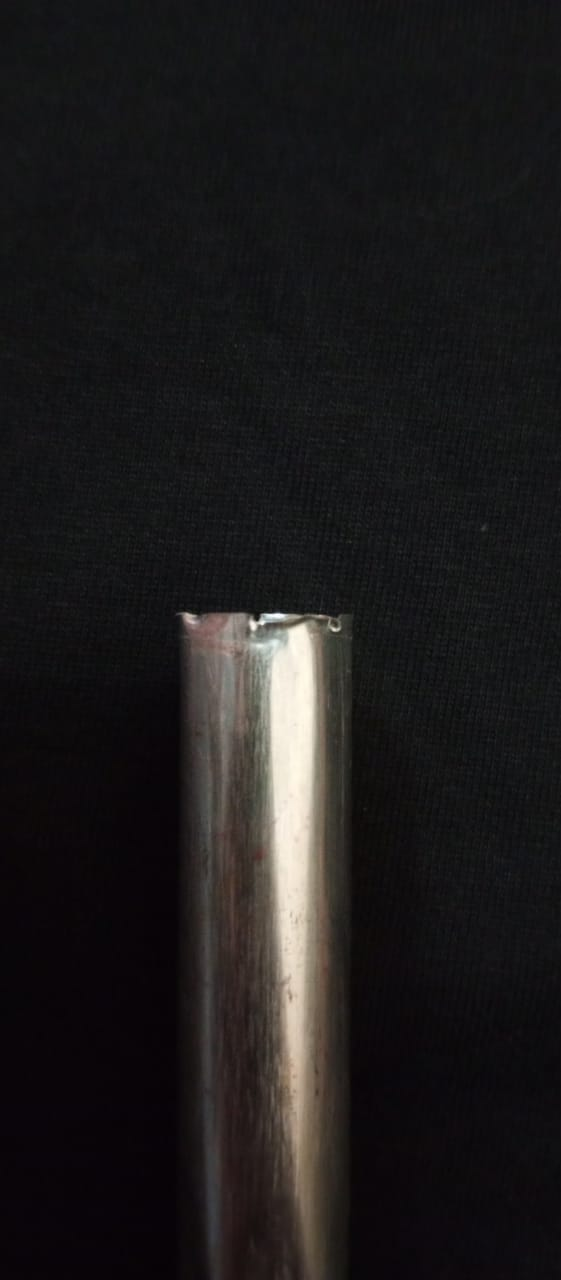
#> input picture image/WhatsApp Image 2023-01-22 at 20.29.41.jpeg, 561 x 1280 px, found by its file name
$ python shi.py
#> lines starting #> are read from the running program, lines starting #| are printed output that depends on the picture; after the words box and inside, x2 and y2 are one past the last pixel; in counts of white or black regions, pixels touching at a corner belong together
import numpy as np
import cv2

image = cv2.imread('WhatsApp Image 2023-01-22 at 20.29.41.jpeg')
#> image is the input picture: shape (1280, 561, 3); mean B, G, R 27.8, 27.4, 29.3

image = cv2.resize(image, None, fx=0.6,fy=0.5)
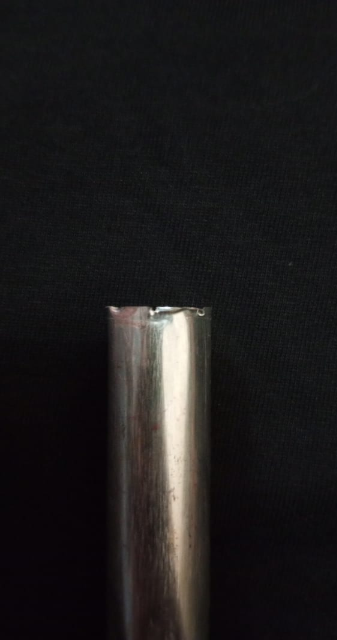
#> image: shape (640, 337, 3); mean B, G, R 27.9, 27.4, 29.3
#image = image[0:500, 100:250]
#cv2.imshow('img', image)
#Converting to grayscale
gray_img = cv2.cvtColor(image,cv2.COLOR_BGR2GRAY)

#Specifying maximum number of corners as 1000
# 0.01 is the minimum quality level below which the corners are rejected
# 10 is the minimum euclidean distance between two corners
corners_img = cv2.goodFeaturesToTrack(gray_img,1000,0.07,10)
#> corners_img = [[154, 310], [110, 307], [203, 313], [182, 313], [171, 308], [148, 318], [174, 500], [173, 488], [192, 307], [162, 322]]
"""if len(corners_img) > 10:
    corners_img = cv2.goodFeaturesToTrack(gray_img,1000,0.9,10)"""

corners_img = np.int0(corners_img)

for corners in corners_img:

    x,y = corners.ravel()
    #Circling the corners in green
    cv2.circle(image,(x,y),3,[0,255,0],-1)
#> this loop made 10 passes
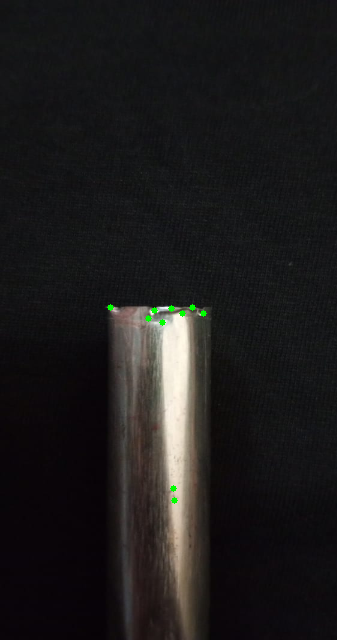
#> image: shape (640, 337, 3); 0.13% of pixels changed, all inside (x1, y1, x2, y2) = (107, 304, 207, 504)

cv2.imshow('dst', image)

print(len(corners_img))
#| 10

cv2.waitKey(0)
cv2.destroyAllWindows()

'''
Function: cv2.goodFeaturesToTrack(image,maxCorners, qualityLevel, minDistance[, corners[, mask[, blockSize[, useHarrisDetector[, k]]]]])
image – Input 8-bit or floating-point 32-bit, single-channel image.
maxCorners – You can specify the maximum no. of corners to be detected. (Strongest ones are returned if detected more than max.)
qualityLevel – Minimum accepted quality of image corners.
minDistance – Minimum possible Euclidean distance between the returned corners.
corners – Output vector of detected corners.
mask – Optional region of interest.
blockSize – Size of an average block for computing a derivative covariation matrix over each pixel neighborhood.
useHarrisDetector – Set this to True if you want to use Harris Detector with this function.
k – Free parameter of the Harris detector.
'''

$ run again, with image/WhatsApp Image 2023-01-10 at 16.47.50.jpeg copied over image/WhatsApp Image 2023-01-22 at 20.29.41.jpeg
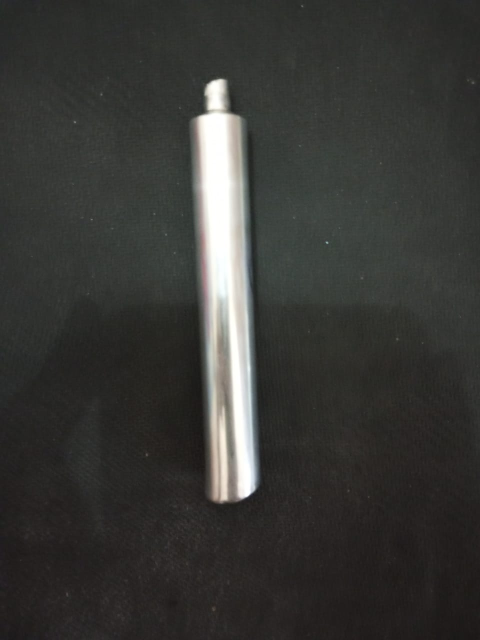
#> input picture image/WhatsApp Image 2023-01-10 at 16.47.50.jpeg, 960 x 1280 px, found by its file name (shown at 1/2 size)
#> image is the input picture: shape (1280, 960, 3); mean B, G, R 53.6, 56.3, 56.2
#> `image = cv2.resize(image, None, fx=0.6,fy=0.5)`:
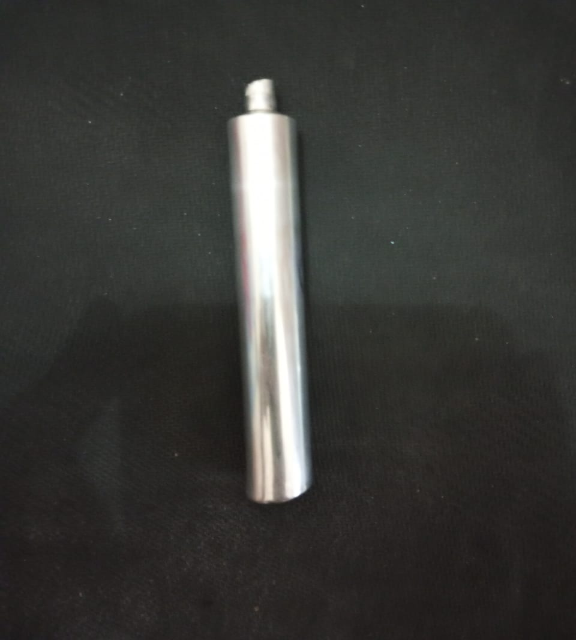
#> image: shape (640, 576, 3); mean B, G, R 53.7, 56.4, 56.3
#> corners_img = 31 rows, first 8: [392, 242], [250, 111], [89, 122], [248, 84], [265, 499], [246, 94], [121, 94], [362, 6]
#> the loop `for corners in corners_img: ` made 31 passes
#> after the loop `for corners in corners_img:`:
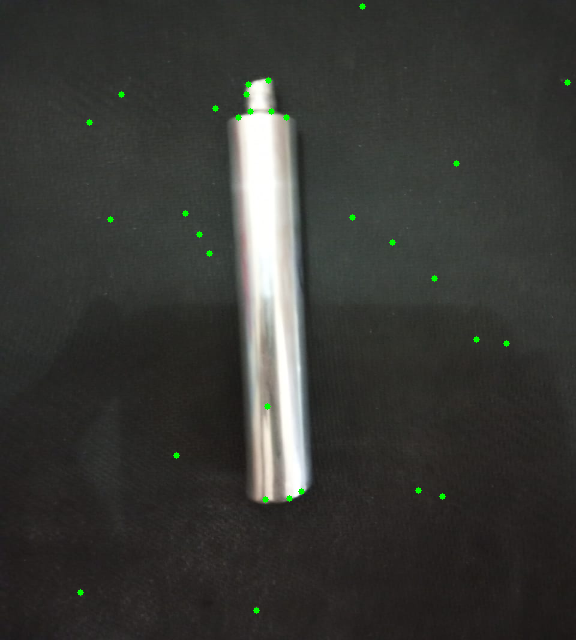
#> image: shape (640, 576, 3); 0.24% of pixels changed, all inside (x1, y1, x2, y2) = (77, 3, 571, 614)
#| 31

$ run again, with image/WhatsApp Image 2023-01-10 at 16.47.51.jpeg copied over image/WhatsApp Image 2023-01-22 at 20.29.41.jpeg
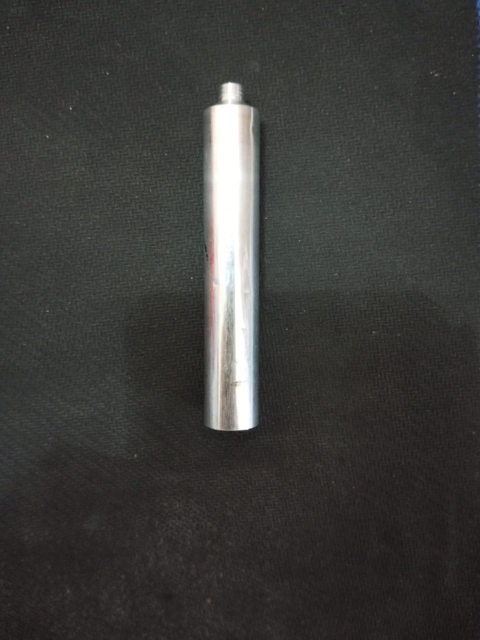
#> input picture image/WhatsApp Image 2023-01-10 at 16.47.51.jpeg, 960 x 1280 px, found by its file name (shown at 1/2 size)
#> image is the input picture: shape (1280, 960, 3); mean B, G, R 57, 59.4, 59.8
#> `image = cv2.resize(image, None, fx=0.6,fy=0.5)`:
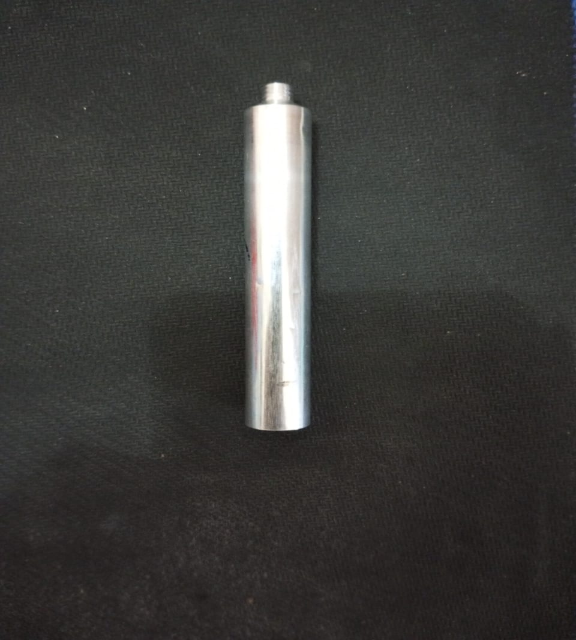
#> image: shape (640, 576, 3); mean B, G, R 57.1, 59.4, 59.9
#> corners_img = 77 rows, first 8: [85, 108], [267, 85], [57, 137], [302, 108], [284, 382], [302, 426], [266, 102], [230, 277]
#> the loop `for corners in corners_img: ` made 77 passes
#> after the loop `for corners in corners_img:`:
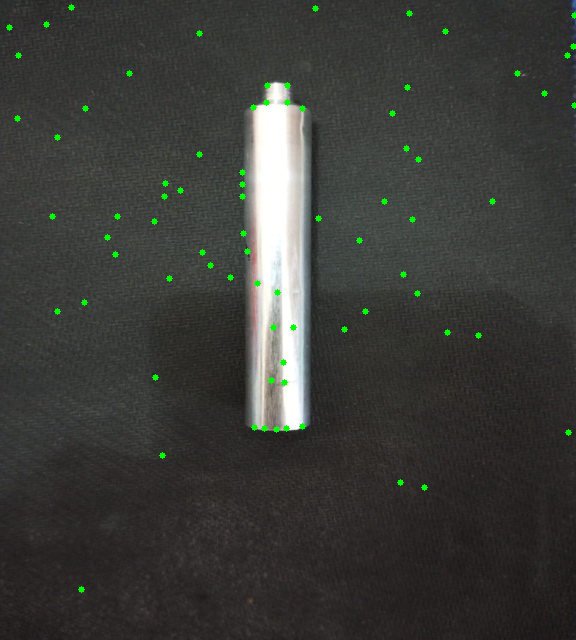
#> image: shape (640, 576, 3); 0.6% of pixels changed, all inside (x1, y1, x2, y2) = (6, 4, 576, 593)
#| 77

$ run again, with image/WhatsApp Image 2023-01-15 at 00.01.36.jpeg copied over image/WhatsApp Image 2023-01-22 at 20.29.41.jpeg
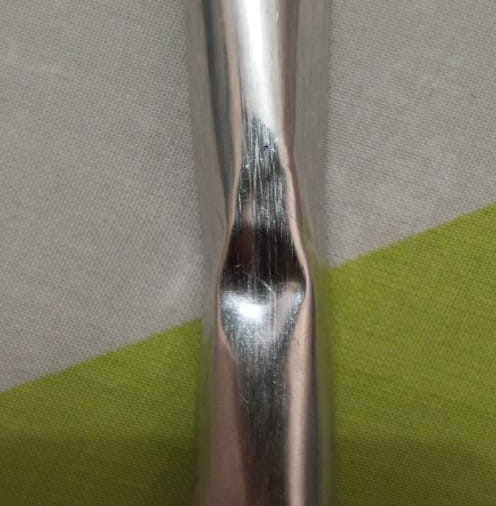
#> input picture image/WhatsApp Image 2023-01-15 at 00.01.36.jpeg, 496 x 506 px, found by its file name
#> image is the input picture: shape (506, 496, 3); mean B, G, R 97.6, 122.1, 124.4
#> `gray_img = cv2.cvtColor(image,cv2.COLOR_BGR2GRAY)`:
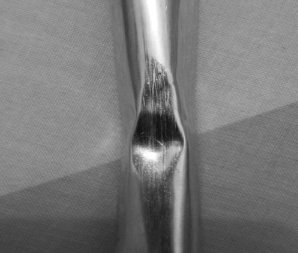
#> gray_img: shape (253, 298); min 13, max 255, mean 120
#> corners_img = 27 rows, first 8: [148, 83], [160, 73], [160, 143], [149, 145], [160, 114], [182, 146], [152, 59], [157, 103]
#> the loop `for corners in corners_img: ` made 27 passes
#> after the loop `for corners in corners_img:`:
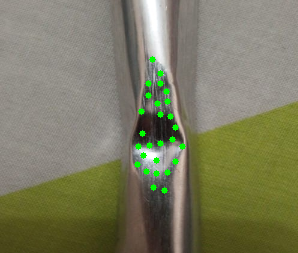
#> image: shape (253, 298, 3); mean B, G, R 96.4, 123.6, 123.3
#| 27
